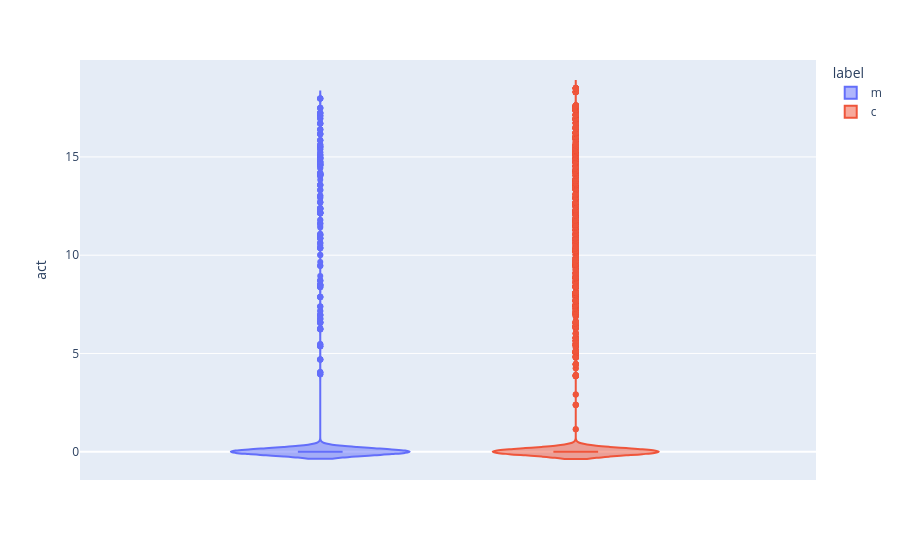

Here is the notebook cell this chart was saved with:
### Code cell
print(asgdf.group_by("label").agg([pl.col("act").mean().alias("mean_act"), pl.col("act").count().alias("count")]))
px.violin(asgdf, y="act", color="label", box=True)

### Figure 1 — Plotly figure (JSON) as saved in the notebook; plotly's stock layout.template omitted (floating-point values rounded to 4 significant figures; data arrays with more than 128 entries replaced by an {"elided": "..."} marker saying what was removed)
{"data": [{"alignmentgroup": "True", "box": {"visible": true}, "hovertemplate": "label=m<br>act=%{y}<extra></extra>", "legendgroup": "m", "marker": {"color": "#636efa"}, "name": "m", "offsetgroup": "m", "orientation": "v", "scalegroup": "True", "showlegend": true, "type": "violin", "x0": " ", "xaxis": "x", "y": {"elided": "3416 float values"}, "y0": " ", "yaxis": "y"}, {"alignmentgroup": "True", "box": {"visible": true}, "hovertemplate": "label=c<br>act=%{y}<extra></extra>", "legendgroup": "c", "marker": {"color": "#EF553B"}, "name": "c", "offsetgroup": "c", "orientation": "v", "scalegroup": "True", "showlegend": true, "type": "violin", "x0": " ", "xaxis": "x", "y": {"elided": "14992 float values"}, "y0": " ", "yaxis": "y"}], "layout": {"legend": {"title": {"text": "label"}, "tracegroupgap": 0}, "margin": {"t": 60}, "violinmode": "group", "xaxis": {"anchor": "y", "domain": [0, 1]}, "yaxis": {"anchor": "x", "domain": [0, 1], "title": {"text": "act"}}}}
